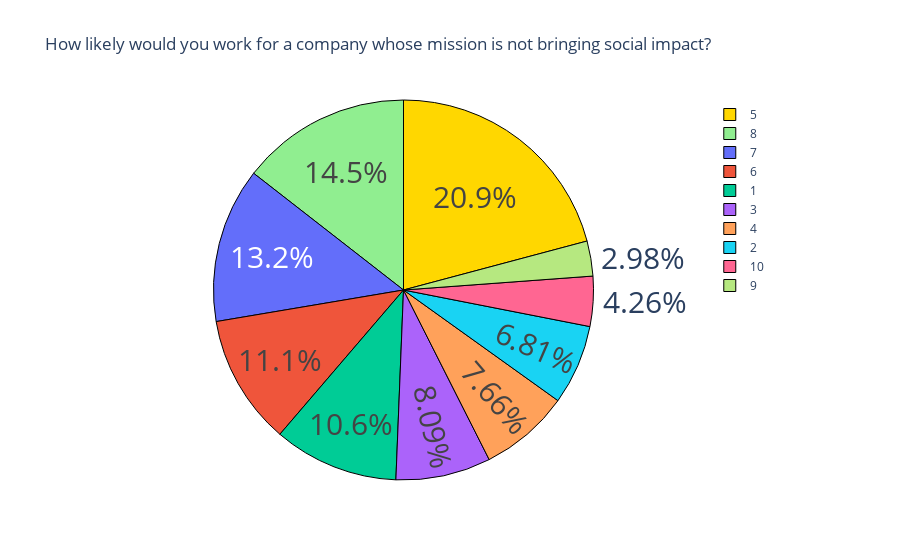

This figure's notebook cell:
### Code cell
question2 = data["How likely would you work for a company whose mission is not bringing social impact ?"].value_counts()
label = question2.index
counts = question2.values

colors = ['gold', 'lightgreen']

fig = go.Figure(data = [go.Pie(labels = label, values = counts)])
fig.update_layout(title_text = 'How likely would you work for a company whose mission is not bringing social impact?')

fig.update_traces (
    hoverinfo = 'label+value',
    textinfo = 'percent',
    textfont_size = 30,
    marker = dict(colors = colors, line = dict(color = 'black', width = 1))
)
fig.show()

### Figure 1 — Plotly figure (JSON) as saved in the notebook; plotly's stock layout.template omitted (floating-point values rounded to 4 significant figures)
{"data": [{"hoverinfo": "label+value", "labels": [5, 8, 7, 6, 1, 3, 4, 2, 10, 9], "marker": {"colors": ["gold", "lightgreen"], "line": {"color": "black", "width": 1}}, "textfont": {"size": 30}, "textinfo": "percent", "type": "pie", "values": [49, 34, 31, 26, 25, 19, 18, 16, 10, 7]}], "layout": {"title": {"text": "How likely would you work for a company whose mission is not bringing social impact?"}}}
